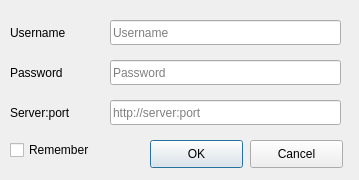
<?xml version="1.0" encoding="UTF-8"?>
<ui version="4.0">
 <class>Dialog</class>
 <widget class="QDialog" name="Dialog">
  <property name="geometry">
   <rect>
    <x>0</x>
    <y>0</y>
    <width>359</width>
    <height>180</height>
   </rect>
  </property>
  <property name="minimumSize">
   <size>
    <width>330</width>
    <height>180</height>
   </size>
  </property>
  <property name="maximumSize">
   <size>
    <width>16777215</width>
    <height>180</height>
   </size>
  </property>
  <property name="windowTitle">
   <string>Xtream Code</string>
  </property>
  <widget class="QPushButton" name="btn_ok">
   <property name="geometry">
    <rect>
     <x>150</x>
     <y>140</y>
     <width>93</width>
     <height>28</height>
    </rect>
   </property>
   <property name="text">
    <string>OK</string>
   </property>
  </widget>
  <widget class="QCheckBox" name="chk_save">
   <property name="geometry">
    <rect>
     <x>10</x>
     <y>140</y>
     <width>131</width>
     <height>20</height>
    </rect>
   </property>
   <property name="text">
    <string>Remember</string>
   </property>
  </widget>
  <widget class="QPushButton" name="btn_cancel">
   <property name="geometry">
    <rect>
     <x>250</x>
     <y>140</y>
     <width>93</width>
     <height>28</height>
    </rect>
   </property>
   <property name="text">
    <string>Cancel</string>
   </property>
  </widget>
  <widget class="QLineEdit" name="txt_username">
   <property name="geometry">
    <rect>
     <x>110</x>
     <y>20</y>
     <width>231</width>
     <height>25</height>
    </rect>
   </property>
   <property name="placeholderText">
    <string>Username</string>
   </property>
  </widget>
  <widget class="QLineEdit" name="txt_password">
   <property name="geometry">
    <rect>
     <x>110</x>
     <y>60</y>
     <width>231</width>
     <height>25</height>
    </rect>
   </property>
   <property name="placeholderText">
    <string>Password</string>
   </property>
  </widget>
  <widget class="QLineEdit" name="txt_server">
   <property name="geometry">
    <rect>
     <x>110</x>
     <y>100</y>
     <width>231</width>
     <height>25</height>
    </rect>
   </property>
   <property name="placeholderText">
    <string>http://server:port</string>
   </property>
  </widget>
  <widget class="QLabel" name="label">
   <property name="geometry">
    <rect>
     <x>10</x>
     <y>25</y>
     <width>101</width>
     <height>16</height>
    </rect>
   </property>
   <property name="text">
    <string>Username</string>
   </property>
  </widget>
  <widget class="QLabel" name="label_2">
   <property name="geometry">
    <rect>
     <x>10</x>
     <y>65</y>
     <width>101</width>
     <height>16</height>
    </rect>
   </property>
   <property name="text">
    <string>Password</string>
   </property>
  </widget>
  <widget class="QLabel" name="label_3">
   <property name="geometry">
    <rect>
     <x>10</x>
     <y>105</y>
     <width>101</width>
     <height>16</height>
    </rect>
   </property>
   <property name="text">
    <string>Server:port</string>
   </property>
  </widget>
 </widget>
 <resources/>
 <connections/>
</ui>
